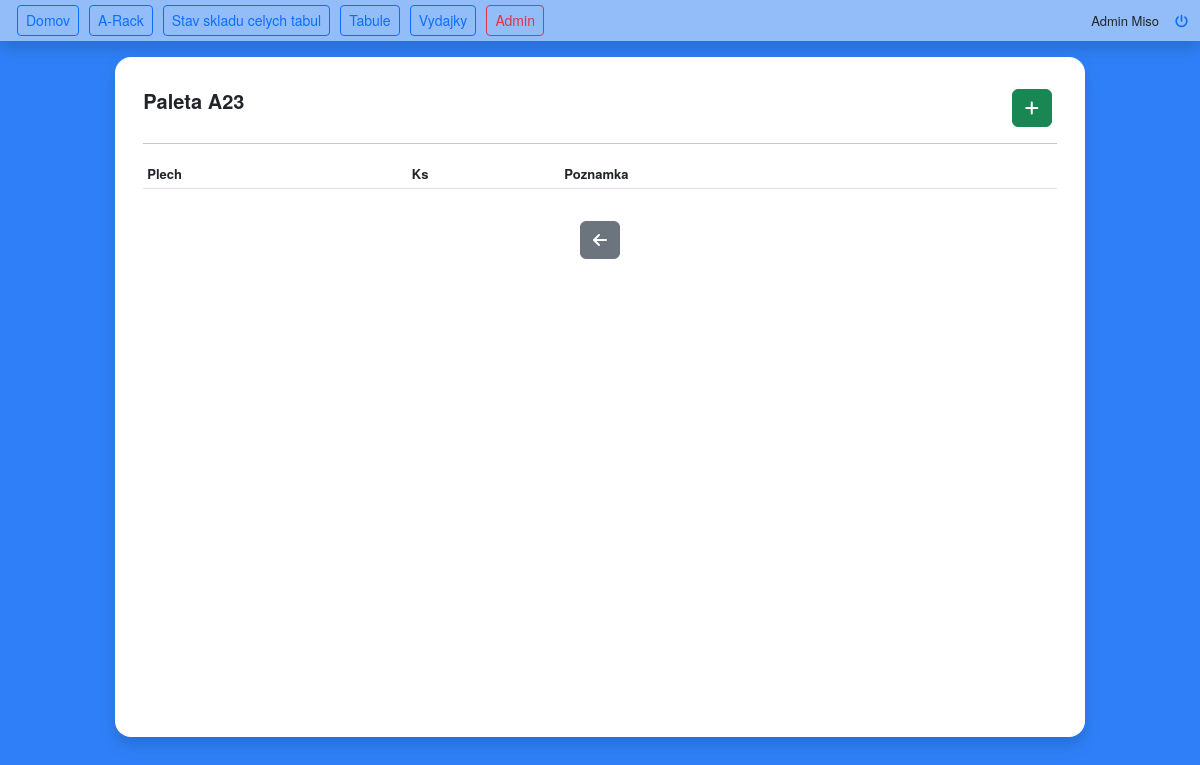
The app's page /a-rack/palette/detail/23/ (signed in), older data.
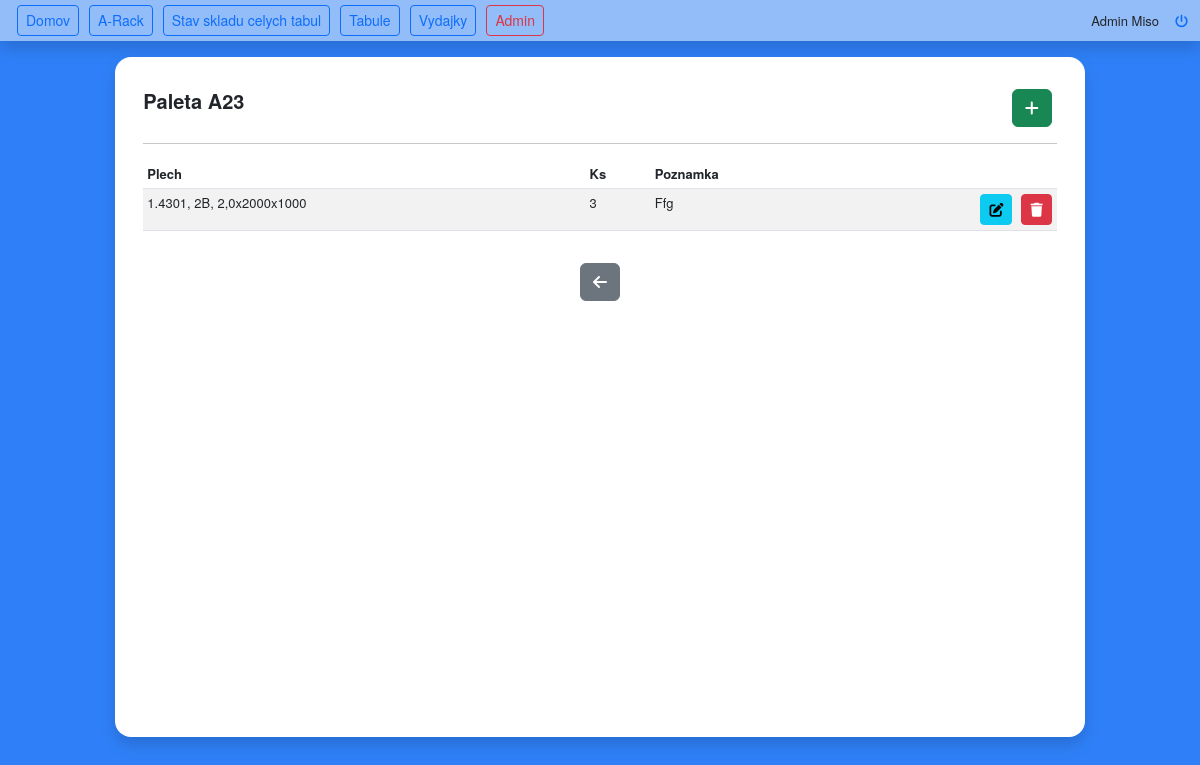
The same page, newer data.
### Rack/models.py (models this page shows, shortened)
class PaletteSheet(models.Model):
    palette = models.ForeignKey(Palette, on_delete=models.CASCADE, null=True, blank=True)
    sheet = models.ForeignKey(Sheet, on_delete=models.CASCADE)
    quantity = models.PositiveIntegerField()
    note = models.CharField(max_length=128, null=True, blank=True)
    created_by = models.ForeignKey(User, on_delete=models.CASCADE, related_name='created', null=True, blank=True)
    created_date = models.DateTimeField(auto_now_add=True)
    class Meta:
        verbose_name = "Plech na palete"
        verbose_name_plural = "Plechy na palete"

### Material/models.py (models this page shows, shortened)
class Sheet(models.Model):
    material = models.ForeignKey(to=RawMaterial, on_delete=models.CASCADE, related_name='material')
    surface = models.ForeignKey(to=MaterialSurface, on_delete=models.CASCADE, related_name='surface')
    thickness = models.FloatField()
    size_x = models.IntegerField()
    size_y = models.IntegerField()
    weight = models.FloatField(null=True, blank=True, )
    note = models.CharField(max_length=128, null=True, blank=True)
    class Meta:
        verbose_name = "Plech"
        verbose_name_plural = "Plechy"

class RawMaterial(models.Model):
    material_name = models.CharField(max_length=32)
    def __str__(self):
        return f"{self.material_name}"
    class Meta:
        verbose_name = "Akost materialu"
        verbose_name_plural = "Materialove akosti"

class MaterialSurface(models.Model):
    surface_name = models.CharField(max_length=32)
    def __str__(self):
        return f"{self.surface_name}"
    class Meta:
        verbose_name = "Povrch materialu"
        verbose_name_plural = "Povrchy materialu"

### Rack/views.py (the view)
# urls.py: path('a-rack/palette/detail/<int:pk>/', views.palette_detail, name='palette_detail'),
@login_required
def palette_detail(request, pk):
    palette = Palette.objects.get(pk=pk)
    palette_sheets = palette.palettesheet_set.all()  # Získanie spojovacej tabuľky pre priradené plechy
    sheets = [sheet for sheet in palette_sheets]
    ctx = {
        'palette': palette,
        'sheets': sheets,
    }
    return render(request, 'Rack/palette_detail.html', ctx)

### templates/Rack/palette_detail.html (shortened to what this page needs)
{% extends 'base.html' %}
{% block content %}
    <div class="container">
        <div class="d-flex justify-content-between m-0">
            <h5 class="mt-3 fw-bold">
                Paleta {{ palette.name }}
            </h5>
            <a href="{% url 'add_sheet_to_palette' palette.pk %}" class="btn btn-success mt-3 mb-0" data-toggle="tooltip" data-placement="top"
               title="Nalozit novy plech">
                <i class="fa-sharp fa-solid fa-plus"></i>
            </a>
        </div>
        <hr>
        <div class="card card-scroll border-0 m-0 p-0" style="max-height: 70vh">
            <table class="table table-sm table-striped">
                <thead class="sticky-top">
                <tr>
                    <th>Plech</th>
                    <th>Ks</th>
                    <th>Poznamka</th>
                    <th></th>
                </tr>
                </thead>
                <tbody id="sheetTable">
                {% for s in sheets %}
                    <tr id="trData">
                        <td>{{ s.sheet.material }}, {{ s.sheet.surface }}, {{ s.sheet.thickness }}x{{ s.sheet.size_x }}x{{ s.sheet.size_y }}</td>
                        <td>{{ s.quantity }}</td>
                        <td>
                            {% if s.note %}
                                {{ s.note }}
                            {% endif %}
                        </td>
                        <td class="m-0 p-0">
                            <div class="d-flex justify-content-end">
                                <a class="btn btn-sm btn-info me-1 " href="{% url 'palette_edit' s.pk %}">
                                    <i class="fa-sharp fa-solid fa-pen-to-square"></i>
                                </a>
                                <a href="{% url 'sheet_on_palette_delete' s.pk %}" class="btn btn-sm btn-danger ">
                                    <i class="fa-sharp fa-solid fa-trash"></i>
                                </a>
                            </div>
                        </td>
                    </tr>
                {% endfor %}
                </tbody>
            </table>
        </div>
        <div class="text-center">
            <a href="{% url 'a_rack' %}" class="btn btn-secondary mt-3 mb-0" data-toggle="tooltip" data-placement="top"
               title="Spat">
                <i class="fa-sharp fa-solid fa-arrow-left"></i>
            </a>
        </div>
    </div>
{% endblock %}

Row changes from the older to the newer data that the page shows:
added PaletteSheet: sheet.material "1.4301", sheet.surface "2B", sheet.thickness "2,0", sheet.size_x "2000", sheet.size_y "1000", quantity "3", note "Ffg"
